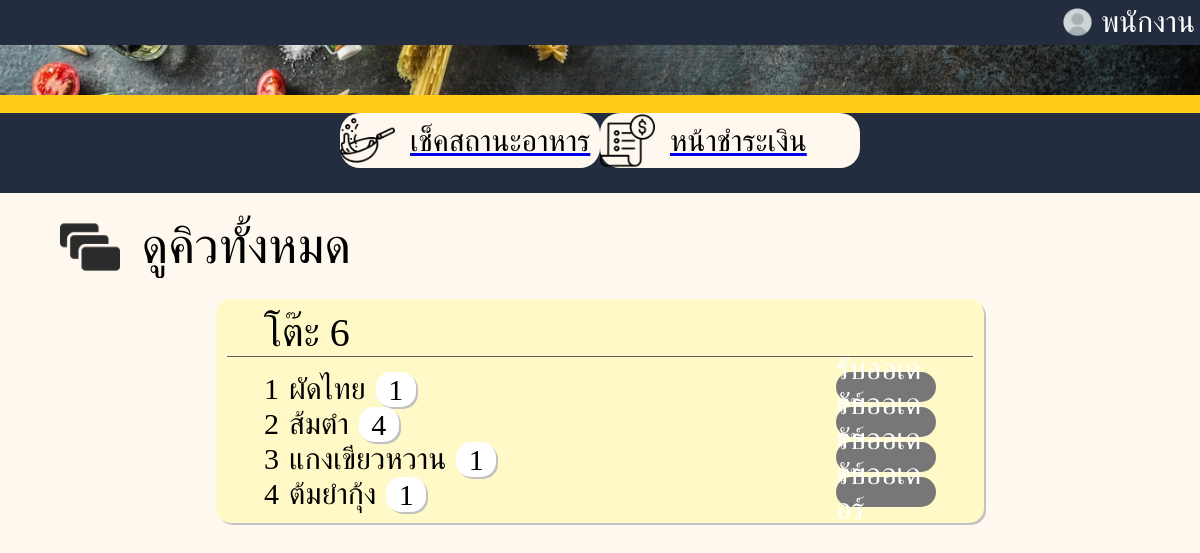
The app's page /staff/employee/state/state.php with its own data.
### tables this page shows
CREATE TABLE `orders` (
  `order_id` INTEGER PRIMARY KEY AUTOINCREMENT,
  `table_id` INTEGER NOT NULL,
  `menu_id` INTEGER NOT NULL,
  `quantity` INTEGER NOT NULL,
  `order_status` TEXT NOT NULL CHECK(order_status IN ('กำลังทำอาหาร','เสร็จสิ้นพร้อมเสิร์ฟ','รับออเดอร์')),
  `order_time` TIMESTAMP DEFAULT CURRENT_TIMESTAMP,
  `price` REAL NOT NULL,
  `pay_status` TEXT NOT NULL CHECK(pay_status IN ('ยังไม่จ่าย','จ่ายแล้ว')),
  FOREIGN KEY (`menu_id`) REFERENCES `menu` (`menu_id`) ON DELETE NO ACTION ON UPDATE NO ACTION,
  FOREIGN KEY (`table_id`) REFERENCES `tables` (`table_id`) ON DELETE NO ACTION ON UPDATE NO ACTION
);

CREATE TABLE `menu` (
  `menu_id` INTEGER PRIMARY KEY AUTOINCREMENT,
  `name` TEXT NOT NULL,
  `price` REAL NOT NULL,
  `category` TEXT NOT NULL,
  `region` TEXT NOT NULL,
  `file_path` TEXT NOT NULL
);

### staff/employee/state/state.php (the view, shortened to what this page needs)
<?php
$db = new MyDB();
$sql = "SELECT o.*, m.name as menu_name FROM orders o
        JOIN menu m ON o.menu_id = m.menu_id
        ORDER BY o.table_id, o.order_id;";
$result = $db->query($sql);
?>
<!DOCTYPE html>
<html lang="en">
<head>
    <link rel="stylesheet" href="styles.css">
</head>
<body>
    <header>
        <img src="../../asset/profile.png" alt="profile">
        <span>พนักงาน</span>
    </header>
    <top>
        <div>
            <div class="queue">
            </div>
            <div class="yellow-bar"></div>
        </div>
        <div class="option_container">
            <a href="state.php">
                <div class="option">
                    <img src="../../asset/cooking.png" alt="cooking">
                    <div class="option-name" id="status">เช็คสถานะอาหาร</div>
                </div>
            </a>
            <a href="../checkout/search_table/search_table.php">
                <div class="option">
                    <img src="../../asset/bill.png" alt="bill">
                    <div class="option-name" id="payment">หน้าชำระเงิน</div>
                </div>
            </a>
        </div>
    </top>
    <div class="content">
        <div class="center-content">
            <div class="headlinertext">
                <img src="../../asset/do-queue.png" alt="do queue">
                <span>ดูคิวทั้งหมด</span>
            </div>
            <div class="box">
                <?php
                if ($result) {
                    $currentTableId = null;
                    $orderCount = 0;
                    while ($row = $result->fetchArray(SQLITE3_ASSOC)) {
                        $tableId = $row['table_id'];
                        $menuName = $row['menu_name'];
                        $quantity = $row['quantity'];
                        $orderStatus = $row['order_status'];
                        if ($tableId != $currentTableId) {
                            echo '<div class="box-test1">';
                            echo '<div class="headliner">';
                            echo '<div class="text-button">';
                            echo "<span>โต๊ะ $tableId</span>";
                            echo '</div>';
                            echo '<div class="line-under-topic"></div>';
                            echo '</div>';
                            echo '<div class="contentinbox">';
                            $currentTableId = $tableId;
                            $orderCount = 0;
                        }
                        $orderCount++;
                        echo '<div class="row">';
                        echo '<div class="left">';
                        echo "<span>$orderCount</span>";
                        echo "<span>$menuName</span>";
                        echo '<div class="boxnum">';
                        echo "<span>$quantity</span>";
                        echo '</div>';
                        echo '</div>';
                        echo '<div class="right">';
                        echo "<span class='status'>$orderStatus</span>";
                        echo '</div>';
                        echo '</div>';
                    }
                    echo '</div>';
                    echo '</div>';
                } else {
                    echo "No orders found.";
                }
                ?>
            </div>
        </div>
    </div>
</body>
</html>

### staff/employee/state/styles.css (style rules this page uses)
* { padding: 0px; margin: 0px; box-sizing: border-box; }
body { font-family: 'Moh Luang'; background-color: #FFF8EE; }
header { background-color: #232D3F; padding: 5px; color: white; display: flex; justify-content: flex-end; align-items: center; font-size: 30px; }
header img { max-width: 95px; max-height: 30px; margin-right: 8px; }
.yellow-bar { width: auto; height: clamp(10px, 2vw, 18px); background-color: #FFCC19; }
.queue { background-image: url('../../asset/banner.png'); background-size: cover; background-position: center; display: flex; justify-content: right; padding: 25px; }
.option_container { display: flex; flex-direction: row; justify-content: center; height: 80px; background-color: #232D3F; }
.option { width: 260px; height: 55px; background-color: #FFF8EE; border-radius: 20px; display: flex; flex-direction: row; }
#payment.option-name, #status.option-name { color: rgb(0, 0, 0); font-size: 30px; padding-left: 15px; padding-top: 11px; }
.content { display: flex; margin-top: 2%; }
.box { width: 100%; height: auto; display: grid; grid-template-columns: repeat(1, minmax(0, 1fr)); align-items: center; justify-items: center; }
.center-content { width: 90%; height: 100%; display: flex; flex-direction: column; }
.box-test1 { margin-top: 2%; background-color: #FFF9C8; width: 768px; height: auto; display: flex; flex-direction: column; border-style: none; border-radius: 15px; box-shadow: 2px 2px #c2c2c2; padding: 1%; }
.headliner { display: flex; flex-direction: column; width: 100%; height: 30%; justify-content: center; }
.text-button { display: flex; justify-content: space-between; padding-left: 5%; padding-right: 5%; }
.text-button span { font-size: 40px; }
.contentinbox { margin-top: 2%; width: 100%; height: auto; display: grid; grid-template-columns: repeat(1, minmax(0, 1fr)); }
.row { display: flex; justify-content: space-between; padding-left: 5%; padding-right: 5%; }
.right { display: flex; gap: 20px; }
.left, .right span { font-size: 30px; }
.left { display: flex; gap: 10px; }
.boxnum { width: 40px; background-color: white; display: flex; align-items: center; justify-content: center; border-radius: 15px; box-shadow: 2px 2px #c2c2c2; }
.status { display: flex; align-items: center; justify-content: center; background-color: #777777; color: white; width: 100px; height: 30px; border-radius: 15px; }
.headlinertext img { width: 60px; height: 60px; }
.headlinertext span { font-size: 50px; }
.headlinertext { display: flex; gap: 2%; }
.line-under-topic { width: auto; height: 1px; background-color: #616161; }

### records on screen
orders: table "6", orderCount "1", menu.name "ผัดไทย", quantity "1", order_status "รับออเดอร์"
orders: orderCount "2", menu.name "ส้มตำ", quantity "4", order_status "รับออเดอร์"
orders: orderCount "3", menu.name "แกงเขียวหวาน", quantity "1", order_status "รับออเดอร์"
orders: orderCount "4", menu.name "ต้มยำกุ้ง", quantity "1", order_status "รับออเดอร์"
